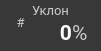
     <widget class="QFrame" name="f_climb">
      <property name="geometry">
       <rect>
        <x>360</x>
        <y>200</y>
        <width>101</width>
        <height>51</height>
       </rect>
      </property>
      <property name="minimumSize">
       <size>
        <width>101</width>
        <height>51</height>
       </size>
      </property>
      <property name="maximumSize">
       <size>
        <width>101</width>
        <height>51</height>
       </size>
      </property>
      <property name="styleSheet">
       <string notr="true">background-color: #383838;
border-radius: 20px;</string>
      </property>
      <property name="frameShape">
       <enum>QFrame::StyledPanel</enum>
      </property>
      <property name="frameShadow">
       <enum>QFrame::Raised</enum>
      </property>
      <widget class="QLabel" name="stat_climb_text">
       <property name="geometry">
        <rect>
         <x>20</x>
         <y>0</y>
         <width>61</width>
         <height>20</height>
        </rect>
       </property>
       <property name="minimumSize">
        <size>
         <width>61</width>
         <height>0</height>
        </size>
       </property>
       <property name="maximumSize">
        <size>
         <width>61</width>
         <height>16777215</height>
        </size>
       </property>
       <property name="palette">
        <palette>
         <active>
          <colorrole role="WindowText">
           <brush brushstyle="SolidPattern">
            <color alpha="255">
             <red>204</red>
             <green>204</green>
             <blue>204</blue>
            </color>
           </brush>
          </colorrole>
          <colorrole role="Button">
           <brush brushstyle="SolidPattern">
            <color alpha="255">
             <red>56</red>
             <green>56</green>
             <blue>56</blue>
            </color>
           </brush>
          </colorrole>
          <colorrole role="Text">
           <brush brushstyle="SolidPattern">
            <color alpha="255">
             <red>204</red>
             <green>204</green>
             <blue>204</blue>
            </color>
           </brush>
          </colorrole>
          <colorrole role="ButtonText">
           <brush brushstyle="SolidPattern">
            <color alpha="255">
             <red>204</red>
             <green>204</green>
             <blue>204</blue>
            </color>
           </brush>
          </colorrole>
          <colorrole role="Base">
           <brush brushstyle="SolidPattern">
            <color alpha="255">
             <red>56</red>
             <green>56</green>
             <blue>56</blue>
            </color>
           </brush>
          </colorrole>
          <colorrole role="Window">
           <brush brushstyle="SolidPattern">
            <color alpha="255">
             <red>56</red>
             <green>56</green>
             <blue>56</blue>
            </color>
           </brush>
          </colorrole>
         </active>
         <inactive>
          <colorrole role="WindowText">
           <brush brushstyle="SolidPattern">
            <color alpha="255">
             <red>204</red>
             <green>204</green>
             <blue>204</blue>
            </color>
           </brush>
          </colorrole>
          <colorrole role="Button">
           <brush brushstyle="SolidPattern">
            <color alpha="255">
             <red>56</red>
             <green>56</green>
             <blue>56</blue>
            </color>
           </brush>
          </colorrole>
          <colorrole role="Text">
           <brush brushstyle="SolidPattern">
            <color alpha="255">
             <red>204</red>
             <green>204</green>
             <blue>204</blue>
            </color>
           </brush>
          </colorrole>
          <colorrole role="ButtonText">
           <brush brushstyle="SolidPattern">
            <color alpha="255">
             <red>204</red>
             <green>204</green>
             <blue>204</blue>
            </color>
           </brush>
          </colorrole>
          <colorrole role="Base">
           <brush brushstyle="SolidPattern">
            <color alpha="255">
             <red>56</red>
             <green>56</green>
             <blue>56</blue>
            </color>
           </brush>
          </colorrole>
          <colorrole role="Window">
           <brush brushstyle="SolidPattern">
            <color alpha="255">
             <red>56</red>
             <green>56</green>
             <blue>56</blue>
            </color>
           </brush>
          </colorrole>
         </inactive>
         <disabled>
          <colorrole role="WindowText">
           <brush brushstyle="SolidPattern">
            <color alpha="255">
             <red>204</red>
             <green>204</green>
             <blue>204</blue>
            </color>
           </brush>
          </colorrole>
          <colorrole role="Button">
           <brush brushstyle="SolidPattern">
            <color alpha="255">
             <red>56</red>
             <green>56</green>
             <blue>56</blue>
            </color>
           </brush>
          </colorrole>
          <colorrole role="Text">
           <brush brushstyle="SolidPattern">
            <color alpha="255">
             <red>204</red>
             <green>204</green>
             <blue>204</blue>
            </color>
           </brush>
          </colorrole>
          <colorrole role="ButtonText">
           <brush brushstyle="SolidPattern">
            <color alpha="255">
             <red>204</red>
             <green>204</green>
             <blue>204</blue>
            </color>
           </brush>
          </colorrole>
          <colorrole role="Base">
           <brush brushstyle="SolidPattern">
            <color alpha="255">
             <red>56</red>
             <green>56</green>
             <blue>56</blue>
            </color>
           </brush>
          </colorrole>
          <colorrole role="Window">
           <brush brushstyle="SolidPattern">
            <color alpha="255">
             <red>56</red>
             <green>56</green>
             <blue>56</blue>
            </color>
           </brush>
          </colorrole>
         </disabled>
        </palette>
       </property>
       <property name="font">
        <font>
         <family>Roboto</family>
         <pointsize>10</pointsize>
        </font>
       </property>
       <property name="styleSheet">
        <string notr="true">color: #CCCCCC;</string>
       </property>
       <property name="text">
        <string>Уклон</string>
       </property>
       <property name="alignment">
        <set>Qt::AlignCenter</set>
       </property>
      </widget>
      <widget class="QLabel" name="stat_climb">
       <property name="geometry">
        <rect>
         <x>30</x>
         <y>20</y>
         <width>42</width>
         <height>25</height>
        </rect>
       </property>
       <property name="minimumSize">
        <size>
         <width>42</width>
         <height>25</height>
        </size>
       </property>
       <property name="maximumSize">
        <size>
         <width>42</width>
         <height>25</height>
        </size>
       </property>
       <property name="palette">
        <palette>
         <active>
          <colorrole role="WindowText">
           <brush brushstyle="SolidPattern">
            <color alpha="255">
             <red>255</red>
             <green>255</green>
             <blue>255</blue>
            </color>
           </brush>
          </colorrole>
          <colorrole role="Button">
           <brush brushstyle="SolidPattern">
            <color alpha="255">
             <red>56</red>
             <green>56</green>
             <blue>56</blue>
            </color>
           </brush>
          </colorrole>
          <colorrole role="Text">
           <brush brushstyle="SolidPattern">
            <color alpha="255">
             <red>255</red>
             <green>255</green>
             <blue>255</blue>
            </color>
           </brush>
          </colorrole>
          <colorrole role="ButtonText">
           <brush brushstyle="SolidPattern">
            <color alpha="255">
             <red>255</red>
             <green>255</green>
             <blue>255</blue>
            </color>
           </brush>
          </colorrole>
          <colorrole role="Base">
           <brush brushstyle="SolidPattern">
            <color alpha="255">
             <red>56</red>
             <green>56</green>
             <blue>56</blue>
            </color>
           </brush>
          </colorrole>
          <colorrole role="Window">
           <brush brushstyle="SolidPattern">
            <color alpha="255">
             <red>56</red>
             <green>56</green>
             <blue>56</blue>
            </color>
           </brush>
          </colorrole>
         </active>
         <inactive>
          <colorrole role="WindowText">
           <brush brushstyle="SolidPattern">
            <color alpha="255">
             <red>255</red>
             <green>255</green>
             <blue>255</blue>
            </color>
           </brush>
          </colorrole>
          <colorrole role="Button">
           <brush brushstyle="SolidPattern">
            <color alpha="255">
             <red>56</red>
             <green>56</green>
             <blue>56</blue>
            </color>
           </brush>
          </colorrole>
          <colorrole role="Text">
           <brush brushstyle="SolidPattern">
            <color alpha="255">
             <red>255</red>
             <green>255</green>
             <blue>255</blue>
            </color>
           </brush>
          </colorrole>
          <colorrole role="ButtonText">
           <brush brushstyle="SolidPattern">
            <color alpha="255">
             <red>255</red>
             <green>255</green>
             <blue>255</blue>
            </color>
           </brush>
          </colorrole>
          <colorrole role="Base">
           <brush brushstyle="SolidPattern">
            <color alpha="255">
             <red>56</red>
             <green>56</green>
             <blue>56</blue>
            </color>
           </brush>
          </colorrole>
          <colorrole role="Window">
           <brush brushstyle="SolidPattern">
            <color alpha="255">
             <red>56</red>
             <green>56</green>
             <blue>56</blue>
            </color>
           </brush>
          </colorrole>
         </inactive>
         <disabled>
          <colorrole role="WindowText">
           <brush brushstyle="SolidPattern">
            <color alpha="255">
             <red>255</red>
             <green>255</green>
             <blue>255</blue>
            </color>
           </brush>
          </colorrole>
          <colorrole role="Button">
           <brush brushstyle="SolidPattern">
            <color alpha="255">
             <red>56</red>
             <green>56</green>
             <blue>56</blue>
            </color>
           </brush>
          </colorrole>
          <colorrole role="Text">
           <brush brushstyle="SolidPattern">
            <color alpha="255">
             <red>255</red>
             <green>255</green>
             <blue>255</blue>
            </color>
           </brush>
          </colorrole>
          <colorrole role="ButtonText">
           <brush brushstyle="SolidPattern">
            <color alpha="255">
             <red>255</red>
             <green>255</green>
             <blue>255</blue>
            </color>
           </brush>
          </colorrole>
          <colorrole role="Base">
           <brush brushstyle="SolidPattern">
            <color alpha="255">
             <red>56</red>
             <green>56</green>
             <blue>56</blue>
            </color>
           </brush>
          </colorrole>
          <colorrole role="Window">
           <brush brushstyle="SolidPattern">
            <color alpha="255">
             <red>56</red>
             <green>56</green>
             <blue>56</blue>
            </color>
           </brush>
          </colorrole>
         </disabled>
        </palette>
       </property>
       <property name="font">
        <font>
         <family>Roboto</family>
         <pointsize>16</pointsize>
         <weight>75</weight>
         <bold>true</bold>
        </font>
       </property>
       <property name="styleSheet">
        <string notr="true">color: rgb(255, 255, 255);</string>
       </property>
       <property name="text">
        <string>0</string>
       </property>
       <property name="alignment">
        <set>Qt::AlignRight|Qt::AlignTrailing|Qt::AlignVCenter</set>
       </property>
      </widget>
      <widget class="QLabel" name="stat_climb_unit">
       <property name="geometry">
        <rect>
         <x>72</x>
         <y>20</y>
         <width>21</width>
         <height>25</height>
        </rect>
       </property>
       <property name="minimumSize">
        <size>
         <width>21</width>
         <height>25</height>
        </size>
       </property>
       <property name="maximumSize">
        <size>
         <width>21</width>
         <height>25</height>
        </size>
       </property>
       <property name="palette">
        <palette>
         <active>
          <colorrole role="WindowText">
           <brush brushstyle="SolidPattern">
            <color alpha="255">
             <red>204</red>
             <green>204</green>
             <blue>204</blue>
            </color>
           </brush>
          </colorrole>
          <colorrole role="Button">
           <brush brushstyle="SolidPattern">
            <color alpha="255">
             <red>56</red>
             <green>56</green>
             <blue>56</blue>
            </color>
           </brush>
          </colorrole>
          <colorrole role="Text">
           <brush brushstyle="SolidPattern">
            <color alpha="255">
             <red>204</red>
             <green>204</green>
             <blue>204</blue>
            </color>
           </brush>
          </colorrole>
          <colorrole role="ButtonText">
           <brush brushstyle="SolidPattern">
            <color alpha="255">
             <red>204</red>
             <green>204</green>
             <blue>204</blue>
            </color>
           </brush>
          </colorrole>
          <colorrole role="Base">
           <brush brushstyle="SolidPattern">
            <color alpha="255">
             <red>56</red>
             <green>56</green>
             <blue>56</blue>
            </color>
           </brush>
          </colorrole>
          <colorrole role="Window">
           <brush brushstyle="SolidPattern">
            <color alpha="255">
             <red>56</red>
             <green>56</green>
             <blue>56</blue>
            </color>
           </brush>
          </colorrole>
         </active>
         <inactive>
          <colorrole role="WindowText">
           <brush brushstyle="SolidPattern">
            <color alpha="255">
             <red>204</red>
             <green>204</green>
             <blue>204</blue>
            </color>
           </brush>
          </colorrole>
          <colorrole role="Button">
           <brush brushstyle="SolidPattern">
            <color alpha="255">
             <red>56</red>
             <green>56</green>
             <blue>56</blue>
            </color>
           </brush>
          </colorrole>
          <colorrole role="Text">
           <brush brushstyle="SolidPattern">
            <color alpha="255">
             <red>204</red>
             <green>204</green>
             <blue>204</blue>
            </color>
           </brush>
          </colorrole>
          <colorrole role="ButtonText">
           <brush brushstyle="SolidPattern">
            <color alpha="255">
             <red>204</red>
             <green>204</green>
             <blue>204</blue>
            </color>
           </brush>
          </colorrole>
          <colorrole role="Base">
           <brush brushstyle="SolidPattern">
            <color alpha="255">
             <red>56</red>
             <green>56</green>
             <blue>56</blue>
            </color>
           </brush>
          </colorrole>
          <colorrole role="Window">
           <brush brushstyle="SolidPattern">
            <color alpha="255">
             <red>56</red>
             <green>56</green>
             <blue>56</blue>
            </color>
           </brush>
          </colorrole>
         </inactive>
         <disabled>
          <colorrole role="WindowText">
           <brush brushstyle="SolidPattern">
            <color alpha="255">
             <red>204</red>
             <green>204</green>
             <blue>204</blue>
            </color>
           </brush>
          </colorrole>
          <colorrole role="Button">
           <brush brushstyle="SolidPattern">
            <color alpha="255">
             <red>56</red>
             <green>56</green>
             <blue>56</blue>
            </color>
           </brush>
          </colorrole>
          <colorrole role="Text">
           <brush brushstyle="SolidPattern">
            <color alpha="255">
             <red>204</red>
             <green>204</green>
             <blue>204</blue>
            </color>
           </brush>
          </colorrole>
          <colorrole role="ButtonText">
           <brush brushstyle="SolidPattern">
            <color alpha="255">
             <red>204</red>
             <green>204</green>
             <blue>204</blue>
            </color>
           </brush>
          </colorrole>
          <colorrole role="Base">
           <brush brushstyle="SolidPattern">
            <color alpha="255">
             <red>56</red>
             <green>56</green>
             <blue>56</blue>
            </color>
           </brush>
          </colorrole>
          <colorrole role="Window">
           <brush brushstyle="SolidPattern">
            <color alpha="255">
             <red>56</red>
             <green>56</green>
             <blue>56</blue>
            </color>
           </brush>
          </colorrole>
         </disabled>
        </palette>
       </property>
       <property name="font">
        <font>
         <family>Roboto</family>
         <pointsize>16</pointsize>
        </font>
       </property>
       <property name="styleSheet">
        <string notr="true">color: #CCCCCC;</string>
       </property>
       <property name="text">
        <string>%</string>
       </property>
       <property name="alignment">
        <set>Qt::AlignLeading|Qt::AlignLeft|Qt::AlignVCenter</set>
       </property>
      </widget>
      <widget class="QLabel" name="stat_climb_icon">
       <property name="geometry">
        <rect>
         <x>8</x>
         <y>10</y>
         <width>25</width>
         <height>25</height>
        </rect>
       </property>
       <property name="palette">
        <palette>
         <active>
          <colorrole role="WindowText">
           <brush brushstyle="SolidPattern">
            <color alpha="255">
             <red>204</red>
             <green>204</green>
             <blue>204</blue>
            </color>
           </brush>
          </colorrole>
          <colorrole role="Button">
           <brush brushstyle="SolidPattern">
            <color alpha="255">
             <red>56</red>
             <green>56</green>
             <blue>56</blue>
            </color>
           </brush>
          </colorrole>
          <colorrole role="Text">
           <brush brushstyle="SolidPattern">
            <color alpha="255">
             <red>204</red>
             <green>204</green>
             <blue>204</blue>
            </color>
           </brush>
          </colorrole>
          <colorrole role="ButtonText">
           <brush brushstyle="SolidPattern">
            <color alpha="255">
             <red>204</red>
             <green>204</green>
             <blue>204</blue>
            </color>
           </brush>
          </colorrole>
          <colorrole role="Base">
           <brush brushstyle="SolidPattern">
            <color alpha="255">
             <red>56</red>
             <green>56</green>
             <blue>56</blue>
            </color>
           </brush>
          </colorrole>
          <colorrole role="Window">
           <brush brushstyle="SolidPattern">
            <color alpha="255">
             <red>56</red>
             <green>56</green>
             <blue>56</blue>
            </color>
           </brush>
          </colorrole>
         </active>
         <inactive>
          <colorrole role="WindowText">
           <brush brushstyle="SolidPattern">
            <color alpha="255">
             <red>204</red>
             <green>204</green>
             <blue>204</blue>
            </color>
           </brush>
          </colorrole>
          <colorrole role="Button">
           <brush brushstyle="SolidPattern">
            <color alpha="255">
             <red>56</red>
             <green>56</green>
             <blue>56</blue>
            </color>
           </brush>
          </colorrole>
          <colorrole role="Text">
           <brush brushstyle="SolidPattern">
            <color alpha="255">
             <red>204</red>
             <green>204</green>
             <blue>204</blue>
            </color>
           </brush>
          </colorrole>
          <colorrole role="ButtonText">
           <brush brushstyle="SolidPattern">
            <color alpha="255">
             <red>204</red>
             <green>204</green>
             <blue>204</blue>
            </color>
           </brush>
          </colorrole>
          <colorrole role="Base">
           <brush brushstyle="SolidPattern">
            <color alpha="255">
             <red>56</red>
             <green>56</green>
             <blue>56</blue>
            </color>
           </brush>
          </colorrole>
          <colorrole role="Window">
           <brush brushstyle="SolidPattern">
            <color alpha="255">
             <red>56</red>
             <green>56</green>
             <blue>56</blue>
            </color>
           </brush>
          </colorrole>
         </inactive>
         <disabled>
          <colorrole role="WindowText">
           <brush brushstyle="SolidPattern">
            <color alpha="255">
             <red>204</red>
             <green>204</green>
             <blue>204</blue>
            </color>
           </brush>
          </colorrole>
          <colorrole role="Button">
           <brush brushstyle="SolidPattern">
            <color alpha="255">
             <red>56</red>
             <green>56</green>
             <blue>56</blue>
            </color>
           </brush>
          </colorrole>
          <colorrole role="Text">
           <brush brushstyle="SolidPattern">
            <color alpha="255">
             <red>204</red>
             <green>204</green>
             <blue>204</blue>
            </color>
           </brush>
          </colorrole>
          <colorrole role="ButtonText">
           <brush brushstyle="SolidPattern">
            <color alpha="255">
             <red>204</red>
             <green>204</green>
             <blue>204</blue>
            </color>
           </brush>
          </colorrole>
          <colorrole role="Base">
           <brush brushstyle="SolidPattern">
            <color alpha="255">
             <red>56</red>
             <green>56</green>
             <blue>56</blue>
            </color>
           </brush>
          </colorrole>
          <colorrole role="Window">
           <brush brushstyle="SolidPattern">
            <color alpha="255">
             <red>56</red>
             <green>56</green>
             <blue>56</blue>
            </color>
           </brush>
          </colorrole>
         </disabled>
        </palette>
       </property>
       <property name="font">
        <font>
         <family>Roboto</family>
         <pointsize>10</pointsize>
        </font>
       </property>
       <property name="styleSheet">
        <string notr="true">color: #CCCCCC;</string>
       </property>
       <property name="text">
        <string>#</string>
       </property>
       <property name="alignment">
        <set>Qt::AlignCenter</set>
       </property>
      </widget>
     </widget>
